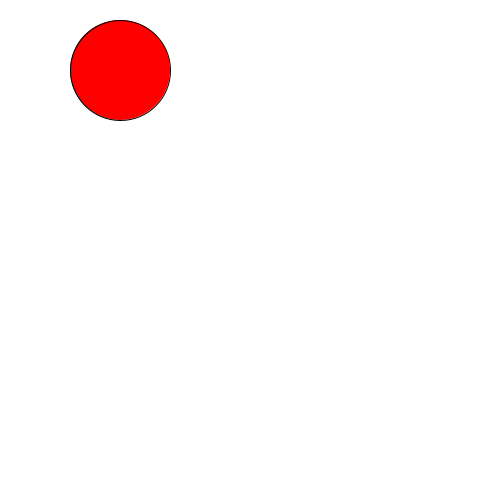
Frame 1 (no input)
Frame 60 (the mouse pressed at the canvas centre just before this capture): identical to frame 1, image omitted
Frame 120 (the mouse held since frame 60 and released just before this capture): identical to frame 1, image omitted

The Processing sketch that drew this single still picture (run headless with seeded random() and noise(); from frame 60 on, the mouse is pressed at the canvas centre):

// Processing sketch: slippery_dot
// ── slippery_dot.pde
/*** When you are done, this program will draw an ellipse 
     that jumps to new location each time you click on it.
***/
 
 // 1. Create three integer variables to represent the x, y, and the size of the ellipse
     int x = 120;
     int y = 70;
     int H = 100;
     int W = 100;
    void setup() {
     size(500,500);
    
    }
    
    void draw() {
    
      // 3. Set the background color of your sketch
      background(#FFFFFF);
      // 4. Draw an ellipse using the variables created at the top of the sketch for the location and size of your ellipse. 
      //    Make sure it fits in the window. Change the variables if it does not.
      fill(255, 0, 0);
      ellipse(x, y, H, W); 
    
    }
    
    /******** This method gets called automatically when you press the mouse ************/
    void mousePressed() {
      //5. Create an integer variable called distance
      int distance = getDistanceFromMouse(x,y);
      //6. The getDistanceFromMouse() method below returns a number.
      //   Set the value of your distance variable to the value returned by the getDistance method
     
      //   You will need to pass the x and y location of your ellipse to this method.
        
          
      //7.  Use an if statement to check if your distance variable is < the radius of the ellipse
      //    If it is, make a new x AND y for the ellipse, for a new random location on the window
      //    Hint: Use code like this      x = (int) random(width);
      if (distance < W) {
       x = (int) random(width); 
       y = (int) random(height);
       ellipse(x,y, H, W);
     
   }
       
      
    }
    
    /********  This method gives you the number of pixels between the mouse and the x,y point ***********/
    int getDistanceFromMouse(int x, int y) {
      return (int)Math.sqrt(Math.pow((mouseX-x),2) + Math.pow((mouseY-y),2));
    }
